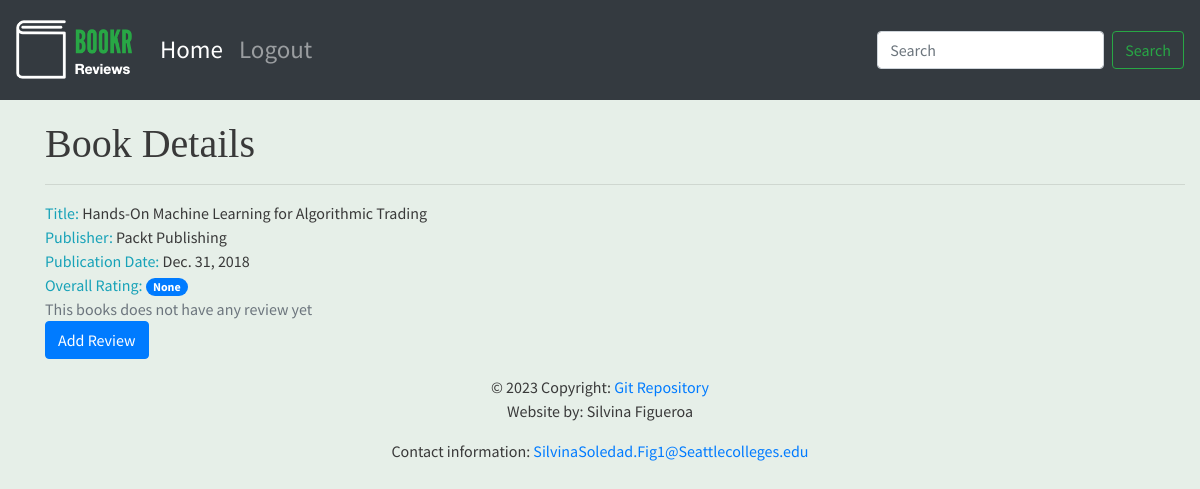
/book/2/, run on an earlier commit of the app's database.
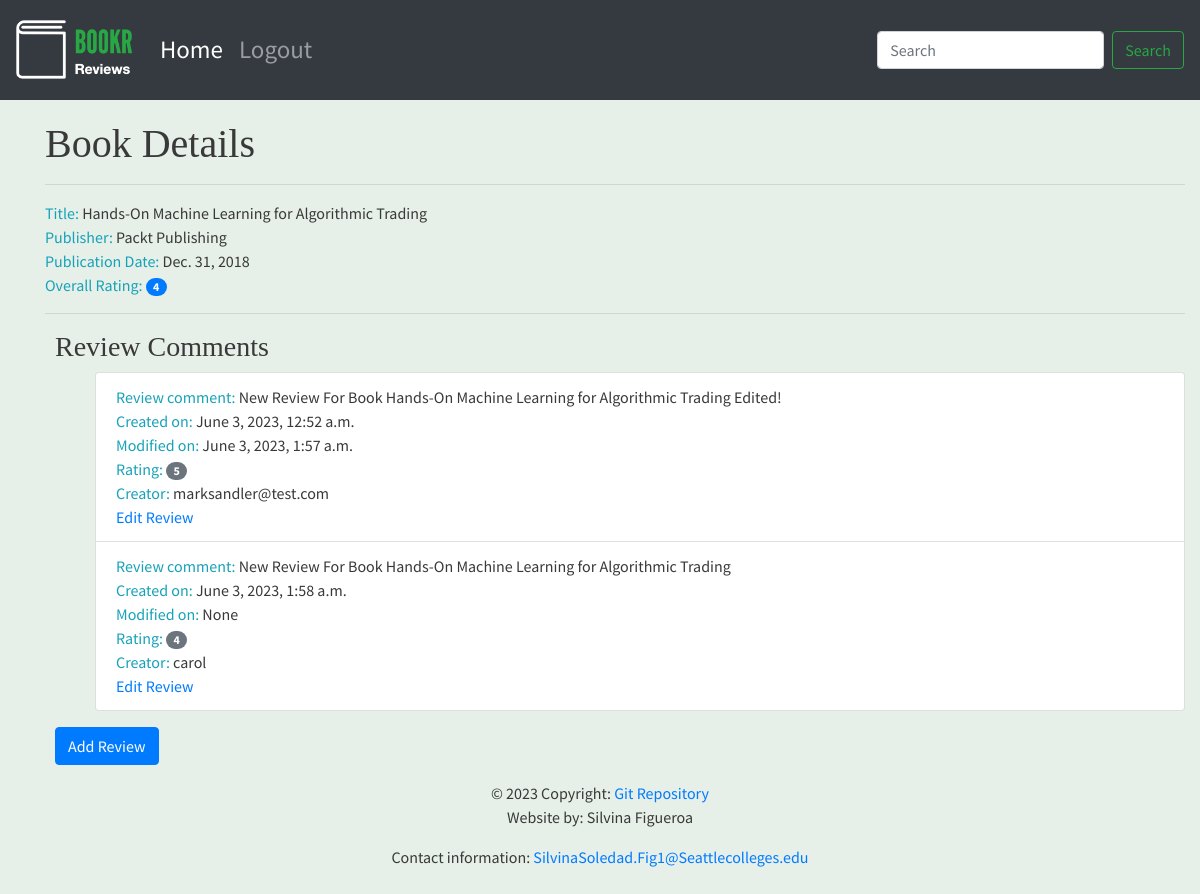
And on a later commit of the database.
### reviews/models.py (models this page shows, shortened)
class Review(models.Model):
    content = models.TextField(help_text="The Review text.")
    rating = models.IntegerField(help_text="The rating the reviewer has given.")
    date_created = models.DateTimeField(auto_now_add=True,
                                        help_text="The date and time the review was created.")
    date_edited = models.DateTimeField(null=True,
                                       help_text="The date and time the review was last edited.")
    creator = models.ForeignKey(auth.get_user_model(), on_delete=models.CASCADE)
    book = models.ForeignKey(Book, on_delete=models.CASCADE,
                             help_text="The Book that this review is for.")

### reviews/views.py (the view)
# urls.py: path('book/<int:pk>/', views.book_details, name='book_details'),
def book_details(request, pk):
    book = get_object_or_404(Book, pk=pk)
    reviews = book.review_set.all()
    if reviews:
        book_rating = average_rating([review.rating for review in reviews])
        context = {
            "book": book,
            "book_rating": book_rating,
            "reviews": reviews
        }
    else:
        context = {
            "book": book,
            "book_rating": None,
            "reviews": None
        }
    return render(request, 'reviews/book_details.html', context)

### reviews/models.py (called while the page is built)
    def __str__(self):
        return self.name

### reviews/utils.py (called while the page is built)
def average_rating(rating_list):
    if not rating_list:
        return 0
    return round(sum(rating_list) / len(rating_list))

### reviews/templates/reviews/book_details.html
{% extends 'reviews/review_base.html' %}
{% block content %}
<div style="margin-left: 20px; padding-left: 10px; padding-top: 20px;">
    <h1>Book Details</h1>
     <hr>
          <span class="text-info">Title: </span> <span>{{book.title}}</span>
          <br>
          <span class="text-info">Publisher: </span><span>{{book.publisher}}</span>
          <br>
          <span class="text-info">Publication Date: </span><span>{{book.publication_date}}</span>
          <br>
          <span class="text-info">Overall Rating: </span><span class="badge badge-primary badge-pill">{{book_rating}}</span>
          <br>
        {% if not reviews %}
                <span class="text-secondary">This books does not have any review yet</span>
                <br>
        {%else%}
                <hr>
                </div>
                <div style="margin-left: 20px; padding-left: 20px;">
                <h3>Review Comments</h3>
                <ul>
                {% for review in reviews %}
                      <li class="list-group-item">
                            <span class="text-info">Review comment: </span> <span>{{ review.content }}</span>
                            <br>
                            <span class="text-info">Created on: </span><span>{{ review.date_created }}</span>
                            <br>
                            <span class="text-info">Modified on: </span><span>{{ review.date_edited }}</span>
                            <br>
                            <span class="text-info">Rating: </span><span class="badge badge-secondary badge-pill">{{ review.rating }}</span>
                            <br>
                            <span class="text-info">Creator: </span><span>{{ review.creator.username }}</span>
                            <br>
                            <a href="{% url 'review_edit' book.pk review.pk %}">Edit Review</a>
                      </li>
                {% endfor %}
                    </ul>
          {% endif %}
      <a class="btn btn-primary" href="{% url 'review_create' book.pk %}">Add Review</a>
    </div>
{% endblock %}

What changed in the data, as far as the page shows it:
added Review: content "New Review For Book Hands-On Machine Learning for Algorithmic Trading Edited!", date_created "June 3, 2023, 12:52 a.m.", date_edited "June 3, 2023, 1:57 a.m.", rating "5", creator.username "marksandler@test.com"
added Review: content "New Review For Book Hands-On Machine Learning for Algorithmic Trading", date_created "June 3, 2023, 1:58 a.m.", date_edited "None", rating "4", creator.username "carol"
Also different on the page:
{{ book_rating }}: "None" → "4"
text no longer shown: "This books does not have any review yet"
text now shown: "Review Comments"
